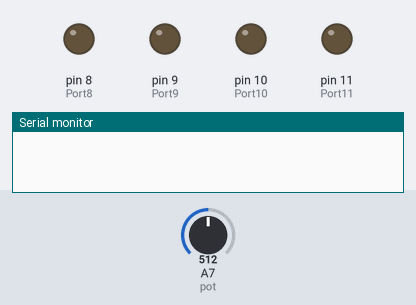
The sketch below on a simulated Arduino Nano, built with avr-gcc and run on an emulated ATmega328P. Shown: output pins drawn as LEDs (lit = HIGH), the last lines printed to the serial monitor. The inputs (shaded band) are chosen by the test bench; at power-on: A7 (pot) = 512.

Above: at 1.2 s.
1.3 s: A7 (pot) set to 333
3.7 s: A7 (pot) set to 312
At 6.2 s:
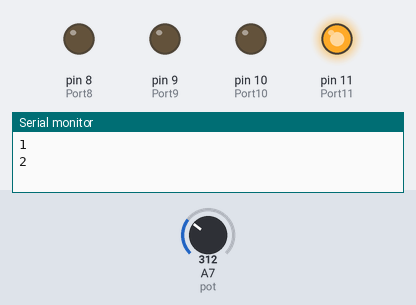
6.7 s: A7 (pot) set to 271
8.4 s: A7 (pot) set to 241
At 10.4 s:
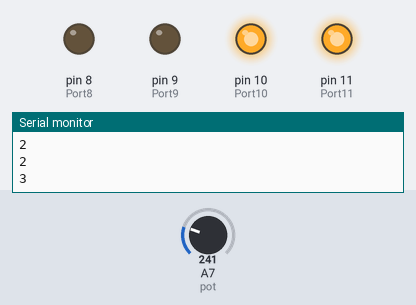
10.7 s: A7 (pot) set to 204
12.4 s: A7 (pot) set to 182
At 13.6 s:
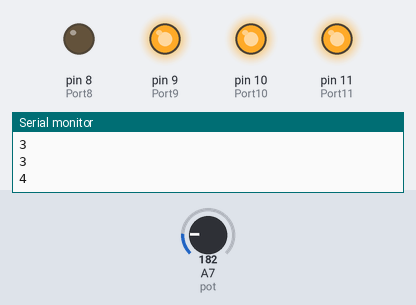
Timing chart, 0 to 15.4 s (numbered marks = the images above; inputs shaded):
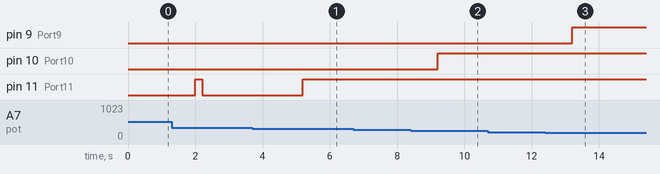

Measured:
- the behaviour switches between 320 and 319 on A7 (pot) (found by bisection; images 0 and 1)
- the behaviour switches between 256 and 255 on A7 (pot) (found by bisection; images 1 and 2)
- the behaviour switches between 192 and 191 on A7 (pot) (found by bisection; images 2 and 3)
- after the input at 3.7 s, pin 11 (Port11): goes on until 5.2 s, then stays HIGH
- after the input at 8.4 s, pin 10 (Port10): LOW → HIGH after 0.80 s
- after the input at 12.4 s, pin 9 (Port9): LOW → HIGH after 0.81 s

The sketch:

aprel2016_map.ino
```cpp
#define pot A7
long previousMillis = 0;

int Port8 = 8;
int Port9 = 9;
int Port10 = 10;
int Port11 = 11;

void setup()
{
pinMode(Port8, OUTPUT);
pinMode(Port9, OUTPUT);
pinMode(Port10, OUTPUT);
pinMode(Port11, OUTPUT);

digitalWrite(Port8, LOW);
digitalWrite(Port9, LOW);
digitalWrite(Port10, LOW);
digitalWrite(Port11  , LOW);

// устанавливаем соединение с портом
 Serial.begin(9600);
// пин с потенциометром - вход

pinMode(pot, INPUT);

}

void loop()
{

// объявляем переменную x

int x;

// считываем напряжение с потенциометра:

// будет получено число от 0 до 1023

// делим его на 4, получится число в диапозоне

// 0-255 (дробная часть будет отброшена)

x = analogRead(pot) / 4;

if (millis() - previousMillis > 2000) {
   //Запоминаем время первого срабатывания
   previousMillis = millis();

int y = map(x, 16, 80, 5, 1);
Serial.println(y);
   //Поправочный коэффициент
   int k=1;
   if ( y == 5) {
     digitalWrite(Port8, HIGH);
     digitalWrite(Port9, HIGH);
     digitalWrite(Port10, HIGH);
     digitalWrite(Port11, HIGH);
   } else if (y==4) {
     digitalWrite(Port8, LOW);
     digitalWrite(Port9, HIGH);
     digitalWrite(Port10, HIGH);
     digitalWrite(Port11, HIGH);
   } else if (y==3) {
     digitalWrite(Port8, LOW);
     digitalWrite(Port9, LOW);
     digitalWrite(Port10, HIGH);
     digitalWrite(Port11, HIGH);
   } else if (y==2) {
     digitalWrite(Port8, LOW);
     digitalWrite(Port9, LOW);
     digitalWrite(Port10, LOW);
     digitalWrite(Port11, HIGH);
   } else {
     digitalWrite(Port8, LOW);
     digitalWrite(Port9, LOW);
     digitalWrite(Port10, LOW);
     digitalWrite(Port11, LOW);
     if (digitalRead(Port11) == LOW){
       digitalWrite(Port11, HIGH);
       delay(200);
     }
     if (digitalRead(Port11) == HIGH){
       digitalWrite(Port11, LOW);
       delay(3000);
     }
   }

  }


}
```
